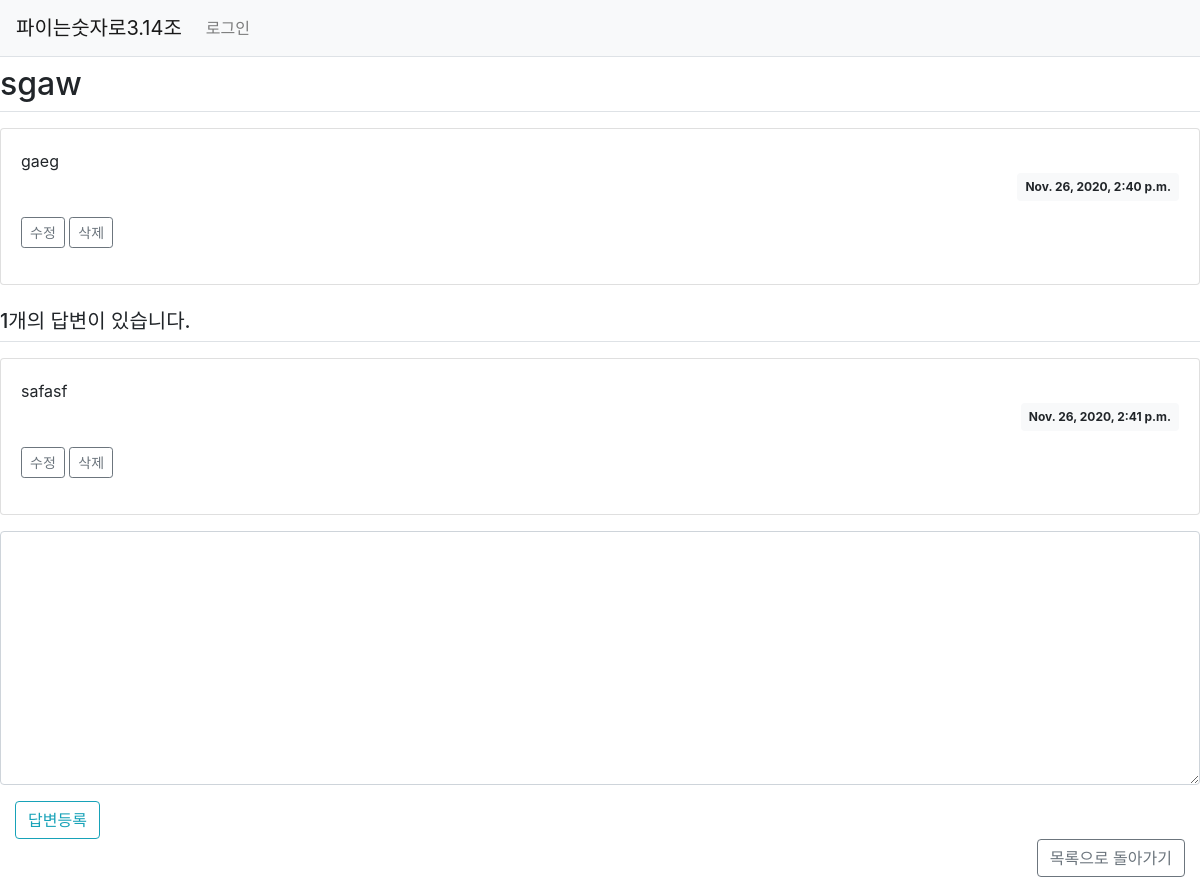
Screenshot of /game/16/ with the database file from the repository.
### game/models.py (models this page shows)
class Question(models.Model):
    subject = models.CharField(max_length=200)
    content = models.TextField()
    create_date = models.DateTimeField()
    modify_data = models.DateTimeField(null=True, blank=True)

class Answer(models.Model):
    question = models.ForeignKey(Question, on_delete=models.CASCADE)
    content = models.TextField()
    create_date = models.DateTimeField()
    modify_data = models.DateTimeField(null=True, blank=True)

### game/views.py (the view)
# urls.py: path('<int:question_id>/', views.detail, name='detail'),
def detail(request, question_id):
    question = get_object_or_404(Question, pk=question_id)
    context = {'question': question}
    return render(request, 'game/question_detail.html', context)

### templates/game/question_detail.html (shortened to what this page needs)
{% extends 'base.html' %}
{% block content %}
    <h2 class="border-bottom py-2">{{ question.subject }}</h2>
    <div class="card my-3">
        <div class="card-body">
            <div class="card-text" style="white-space: pre-line;">{{ question.content }}</div>
            <div class="d-flex justify-content-end">
                <div class="badge badge-light p-2">
                    {% if question.modify_data %}
                        {{ question.modify_data }}
                    {% else %}
                        {{ question.create_date }}
                    {% endif %}
                </div>
            </div>
            <div class="my-3">
                <a href="{% url 'game:question_modify' question.id %}"
                    class="btn btn-sm btn-outline-secondary">수정</a>
                <a href="#" class="delete btn btn-sm btn-outline-secondary"
                    data-uri="{% url 'game:question_delete' question.id  %}">삭제</a>
            </div>
        </div>
    </div>
    <h5 class="border-bottom my-3 py-2">{{question.answer_set.count}}개의 답변이 있습니다.</h5>
    {% for answer in question.answer_set.all %}
    <div class="card my-3">
        <div class="card-body">
            <div class="card-text" style="white-space: pre-line;">{{ answer.content }}</div>
            <div class="d-flex justify-content-end">
                <div class="badge badge-light p-2">
                    {% if answer.modify_data %}
                        {{ answer.modify_data }}
                    {% else %}
                        {{ answer.create_date }}
                    {% endif %}
                </div>
            </div>
            <div class="my-3">
            <a href="{% url 'game:answer_modify' answer.id  %}"
               class="btn btn-sm btn-outline-secondary">수정</a>
            <a href="#" class="delete btn btn-sm btn-outline-secondary "
               data-uri="{% url 'game:answer_delete' answer.id  %}">삭제</a>
        </div>
        </div>
    </div>
    {% endfor %}
    <form action="{% url 'game:answer_create' question.id %}" method="post" class="my-3">
        <div class="form-group">
            <textarea name="content" id="content" class="form-control" rows="10"></textarea>
        </div>
        <form class="row mx-3">
        <div class="col">
            <input type="submit" value="답변등록" class="btn btn-outline-info">
        </div>
        <div class="col text-right">
            <a href="{% url 'game:index' %}" class="btn btn-outline-secondary">목록으로 돌아가기</a>
        </div>
        </form>
    </form>
{% endblock %}

### rows the page displays
Question: subject "sgaw", content "gaeg", create_date "Nov. 26, 2020, 2:40 p.m.", answer_set.count "1"
Answer: content "safasf", create_date "Nov. 26, 2020, 2:41 p.m."
